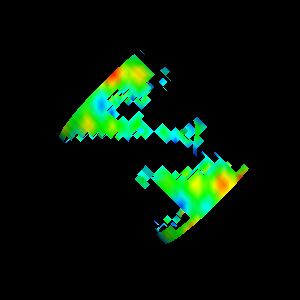

Python code for this plot:
#!/usr/bin/env python

# Resample a clipped, transformed wavelet multi-block dataset onto a
# thresholded source using vtkResampleWithDataSet with a static cell locator.

# Factory overrides
import vtkmodules.vtkInteractionStyle  # noqa: F401
import vtkmodules.vtkRenderingOpenGL2  # noqa: F401

from vtkmodules.vtkCommonDataModel import (
    vtkCylinder,
    vtkMultiBlockDataSet,
    vtkSphere,
)
from vtkmodules.vtkCommonExecutionModel import vtkExtentTranslator
from vtkmodules.vtkCommonTransforms import vtkTransform
from vtkmodules.vtkFiltersCore import (
    vtkResampleWithDataSet,
    vtkThreshold,
)
from vtkmodules.vtkFiltersGeneral import (
    vtkRandomAttributeGenerator,
    vtkTableBasedClipDataSet,
    vtkTransformFilter,
)
from vtkmodules.vtkFiltersGeometry import vtkCompositeDataGeometryFilter
from vtkmodules.vtkImagingCore import vtkRTAnalyticSource  # moved in VTK 9.6
from vtkmodules.vtkRenderingCore import (
    vtkActor,
    vtkCompositePolyDataMapper,
    vtkRenderWindow,
    vtkRenderWindowInteractor,
    vtkRenderer,
)

number_of_input_blocks = 3
number_of_source_blocks = 4

# --- Build input multi-block dataset ---

input_mb = vtkMultiBlockDataSet()
input_mb.SetNumberOfBlocks(number_of_input_blocks)

input_translator = vtkExtentTranslator()
input_translator.SetWholeExtent(-11, 11, -11, 11, -11, 11)
input_translator.SetNumberOfPieces(number_of_input_blocks)
input_translator.SetSplitModeToBlock()

input_wavelet = vtkRTAnalyticSource()
input_wavelet.SetWholeExtent(-11, 11, -11, 11, -11, 11)
input_wavelet.SetCenter(0, 0, 0)

cylinder = vtkCylinder()
cylinder.SetCenter(0, 0, 0)
cylinder.SetRadius(10)
cylinder.SetAxis(0, 1, 0)

clip_cyl = vtkTableBasedClipDataSet()
clip_cyl.SetClipFunction(cylinder)
clip_cyl.InsideOutOn()

sphere = vtkSphere()
sphere.SetCenter(0, 0, 4)
sphere.SetRadius(7)

clip_sphr = vtkTableBasedClipDataSet()
clip_sphr.SetInputConnection(clip_cyl.GetOutputPort())
clip_sphr.SetClipFunction(sphere)

transform = vtkTransform()
transform.RotateZ(45)

trans_filter = vtkTransformFilter()
trans_filter.SetInputConnection(clip_sphr.GetOutputPort())
trans_filter.SetTransform(transform)

random_attrs = vtkRandomAttributeGenerator()
random_attrs.SetInputConnection(trans_filter.GetOutputPort())
random_attrs.GenerateAllPointDataOn()
random_attrs.GenerateAllCellDataOn()
random_attrs.GenerateFieldArrayOn()
random_attrs.SetNumberOfTuples(100)

for i in range(number_of_input_blocks):
    block_extent = [0] * 6
    input_translator.SetPiece(i)
    input_translator.PieceToExtent()
    block_extent = list(input_translator.GetExtent())
    input_wavelet.UpdateExtent(block_extent)
    clip_cyl.SetInputData(input_wavelet.GetOutputDataObject(0))
    random_attrs.Update()
    block = random_attrs.GetOutputDataObject(0).NewInstance()
    block.DeepCopy(random_attrs.GetOutputDataObject(0))
    input_mb.SetBlock(i, block)
    block.UnRegister(None)

# --- Build source multi-block dataset (thresholded wavelet) ---

source_mb = vtkMultiBlockDataSet()
source_mb.SetNumberOfBlocks(number_of_source_blocks)

source_translator = vtkExtentTranslator()
source_translator.SetWholeExtent(-17, 17, -17, 17, -11, 11)
source_translator.SetNumberOfPieces(number_of_source_blocks)
source_translator.SetSplitModeToBlock()

source_wavelet = vtkRTAnalyticSource()
source_wavelet.SetWholeExtent(-17, 17, -17, 17, -11, 11)
source_wavelet.SetCenter(0, 0, 0)

threshold = vtkThreshold()
threshold.SetInputConnection(source_wavelet.GetOutputPort())
threshold.SetThresholdFunction(threshold.THRESHOLD_LOWER)
threshold.SetLowerThreshold(185.0)

for i in range(number_of_source_blocks):
    block_extent = [0] * 6
    source_translator.SetPiece(i)
    source_translator.PieceToExtent()
    block_extent = list(source_translator.GetExtent())
    source_wavelet.UpdateExtent(block_extent)
    threshold.Update()
    block = threshold.GetOutputDataObject(0).NewInstance()
    block.DeepCopy(threshold.GetOutputDataObject(0))
    source_mb.SetBlock(i, block)
    block.UnRegister(None)

# Resample with static cell locator
resample = vtkResampleWithDataSet()
resample.SetInputData(input_mb)
resample.SetSourceData(source_mb)
resample.MarkBlankPointsAndCellsOn()
resample.Update()

# Extract geometry for rendering
to_poly = vtkCompositeDataGeometryFilter()
to_poly.SetInputConnection(resample.GetOutputPort())
to_poly.Update()

scalar_range = to_poly.GetOutput().GetPointData().GetArray("RTData").GetRange()

# Mapper
mapper = vtkCompositePolyDataMapper()
mapper.SetInputConnection(to_poly.GetOutputPort())
mapper.SetScalarRange(scalar_range)

# Actor
actor = vtkActor()
actor.SetMapper(mapper)

# Renderer
renderer = vtkRenderer()
renderer.AddActor(actor)

# Window
render_window = vtkRenderWindow()
render_window.SetMultiSamples(0)
render_window.AddRenderer(renderer)
render_window.SetWindowName("resample multiblock tolerance")

# Scene
renderer.ResetCamera()

# Interactor
interactor = vtkRenderWindowInteractor()
interactor.SetRenderWindow(render_window)

interactor.Initialize()
interactor.Start()
